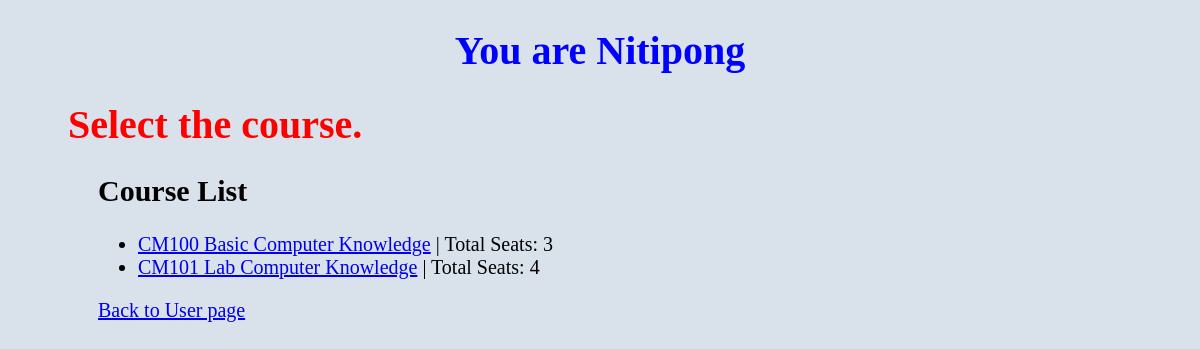
Page /query/ (signed in) on the earlier database version.
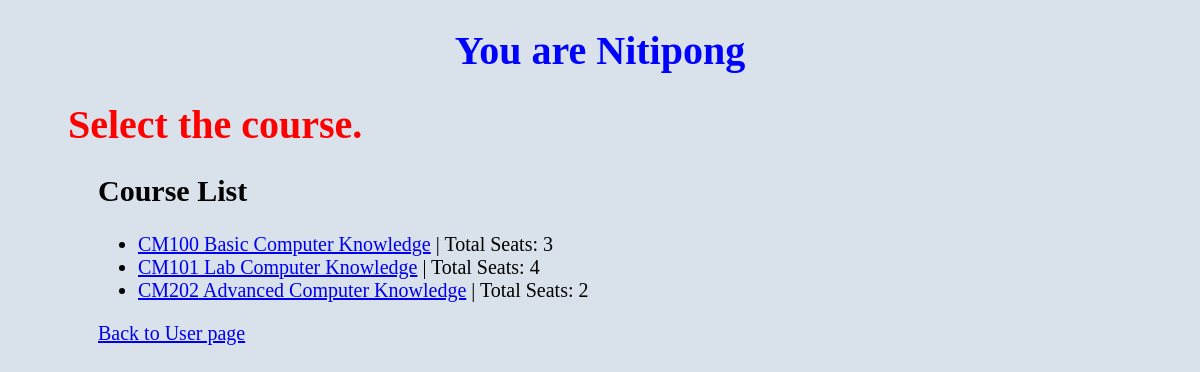
Same page on the later database version.
### query/models.py (models this page shows, shortened)
class Taking(models.Model):
    status = models.ForeignKey(Status, on_delete=models.CASCADE, related_name="name")
    current_course = models.ForeignKey(Course, on_delete=models.CASCADE, related_name="name")
    seats = models.IntegerField()

class Course(models.Model):
    course_code = models.CharField(max_length=5)
    course_name = models.CharField(max_length=64)
    course_semester = models.CharField(max_length=1)
    course_year = models.CharField(max_length=5)
    def __str__(self):
        return f"{self.course_code} {self.course_name}"

### query/views.py (the view)
# urls.py: path('', views.index, name='index'),
@login_required(login_url='/users/')
def index(request):
    return render(request, "query/index.html", {
        "takings": Taking.objects.all(),
        "full": False,
    })

### query/templates/query/index.html (shortened to what this page needs)
<!DOCTYPE html>
<html lang="en">
<head>
</head>
<body style="background-color:rgb(217, 225, 235);">
    <center style="font-size: 20px;"><h1 style="color:blue">You are {{ request.user.username }}</h1></center>
<div style="padding-left: 60px; font-size: 20px;">
    {% if full %}<h1 style="color: red;">Sorry, the course is full.</h1>{% else %}<h1 style="color: red;">Select the course.</h1>{% endif %}
    <div style="padding-left: 30px; ">
        <h2>Course List</h2>
        <ul>
        {% for taking in takings %}
            <li><a href="{% url 'query' taking.id %}">{{ taking.current_course }}</a> | Total Seats: {{ taking.seats }}</li>
        {% empty %}
            <li>No courses found</li>
        {% endfor %}
        </ul>
        <a href="{% url 'index' %}">Back to User page</a>
    </div>
</div>
</body>
</html>

Differences in the rows shown:
added Taking: current_course "CM202 Advanced Computer Knowledge", seats "2"
